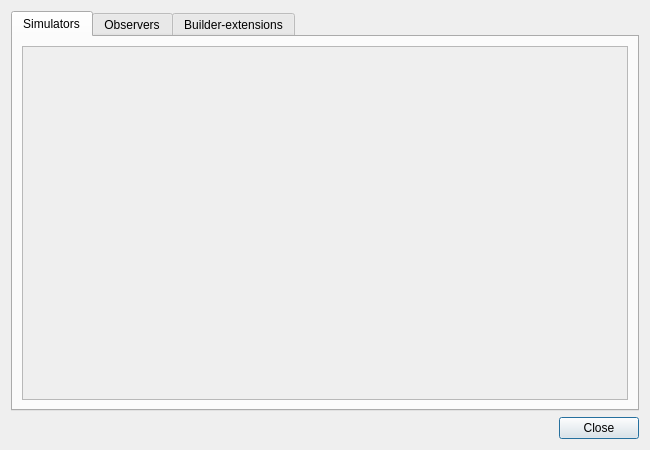
<?xml version="1.0" encoding="UTF-8"?>
<ui version="4.0">
 <class>WorkspaceGitDashboardDialog</class>
 <widget class="QDialog" name="WorkspaceGitDashboardDialog">
  <property name="geometry">
   <rect>
    <x>0</x>
    <y>0</y>
    <width>650</width>
    <height>450</height>
   </rect>
  </property>
  <property name="windowTitle">
   <string notr="true">Dialog</string>
  </property>
  <layout class="QVBoxLayout" name="verticalLayout">
   <item>
    <widget class="QTabWidget" name="WaresTabWidget">
     <property name="currentIndex">
      <number>0</number>
     </property>
     <widget class="QWidget" name="tab">
      <attribute name="title">
       <string>Simulators</string>
      </attribute>
      <layout class="QVBoxLayout" name="verticalLayout_2">
       <item>
        <widget class="QScrollArea" name="scrollArea">
         <property name="widgetResizable">
          <bool>true</bool>
         </property>
         <widget class="QWidget" name="SimScrollAreaWidgetContents">
          <property name="geometry">
           <rect>
            <x>0</x>
            <y>0</y>
            <width>608</width>
            <height>346</height>
           </rect>
          </property>
          <layout class="QVBoxLayout" name="verticalLayout_5">
           <property name="spacing">
            <number>0</number>
           </property>
           <property name="leftMargin">
            <number>0</number>
           </property>
           <property name="topMargin">
            <number>0</number>
           </property>
           <property name="rightMargin">
            <number>0</number>
           </property>
           <property name="bottomMargin">
            <number>0</number>
           </property>
           <item>
            <spacer name="verticalSpacer">
             <property name="orientation">
              <enum>Qt::Vertical</enum>
             </property>
             <property name="sizeHint" stdset="0">
              <size>
               <width>20</width>
               <height>40</height>
              </size>
             </property>
            </spacer>
           </item>
          </layout>
         </widget>
        </widget>
       </item>
      </layout>
     </widget>
     <widget class="QWidget" name="tab_2">
      <attribute name="title">
       <string>Observers</string>
      </attribute>
      <layout class="QVBoxLayout" name="verticalLayout_3">
       <item>
        <widget class="QScrollArea" name="scrollArea_2">
         <property name="widgetResizable">
          <bool>true</bool>
         </property>
         <property name="alignment">
          <set>Qt::AlignLeading|Qt::AlignLeft|Qt::AlignTop</set>
         </property>
         <widget class="QWidget" name="ObsScrollAreaWidgetContents">
          <property name="geometry">
           <rect>
            <x>0</x>
            <y>0</y>
            <width>64</width>
            <height>16</height>
           </rect>
          </property>
          <layout class="QVBoxLayout" name="verticalLayout_6">
           <property name="spacing">
            <number>0</number>
           </property>
           <property name="leftMargin">
            <number>0</number>
           </property>
           <property name="topMargin">
            <number>0</number>
           </property>
           <property name="rightMargin">
            <number>0</number>
           </property>
           <property name="bottomMargin">
            <number>0</number>
           </property>
           <item>
            <spacer name="verticalSpacer_2">
             <property name="orientation">
              <enum>Qt::Vertical</enum>
             </property>
             <property name="sizeHint" stdset="0">
              <size>
               <width>20</width>
               <height>40</height>
              </size>
             </property>
            </spacer>
           </item>
          </layout>
         </widget>
        </widget>
       </item>
      </layout>
     </widget>
     <widget class="QWidget" name="tab_3">
      <attribute name="title">
       <string>Builder-extensions</string>
      </attribute>
      <layout class="QVBoxLayout" name="verticalLayout_4">
       <item>
        <widget class="QScrollArea" name="scrollArea_3">
         <property name="widgetResizable">
          <bool>true</bool>
         </property>
         <widget class="QWidget" name="BextScrollAreaWidgetContents">
          <property name="geometry">
           <rect>
            <x>0</x>
            <y>0</y>
            <width>64</width>
            <height>16</height>
           </rect>
          </property>
          <layout class="QVBoxLayout" name="verticalLayout_7">
           <property name="spacing">
            <number>0</number>
           </property>
           <property name="leftMargin">
            <number>0</number>
           </property>
           <property name="topMargin">
            <number>0</number>
           </property>
           <property name="rightMargin">
            <number>0</number>
           </property>
           <property name="bottomMargin">
            <number>0</number>
           </property>
           <item>
            <spacer name="verticalSpacer_3">
             <property name="orientation">
              <enum>Qt::Vertical</enum>
             </property>
             <property name="sizeHint" stdset="0">
              <size>
               <width>20</width>
               <height>40</height>
              </size>
             </property>
            </spacer>
           </item>
          </layout>
         </widget>
        </widget>
       </item>
      </layout>
     </widget>
    </widget>
   </item>
   <item>
    <widget class="QDialogButtonBox" name="ButtonBox">
     <property name="orientation">
      <enum>Qt::Horizontal</enum>
     </property>
     <property name="standardButtons">
      <set>QDialogButtonBox::Close</set>
     </property>
    </widget>
   </item>
  </layout>
 </widget>
 <resources/>
 <connections/>
</ui>
